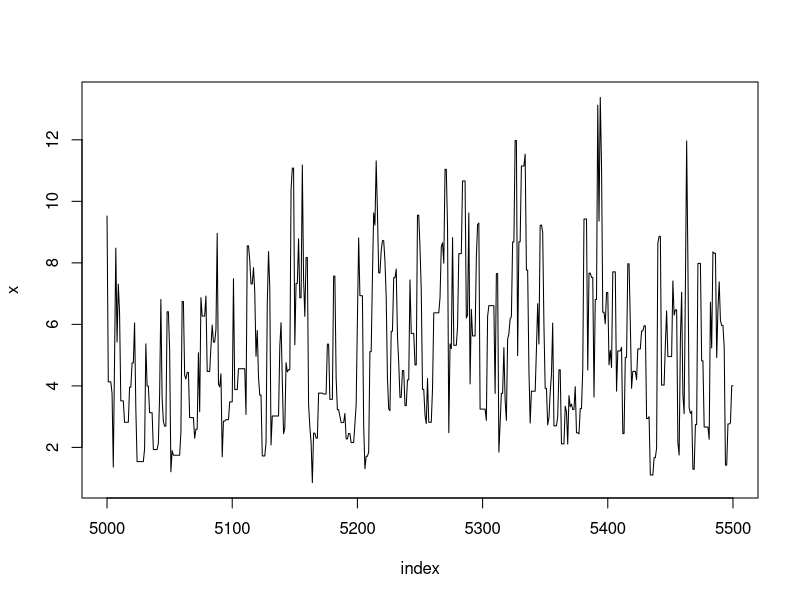
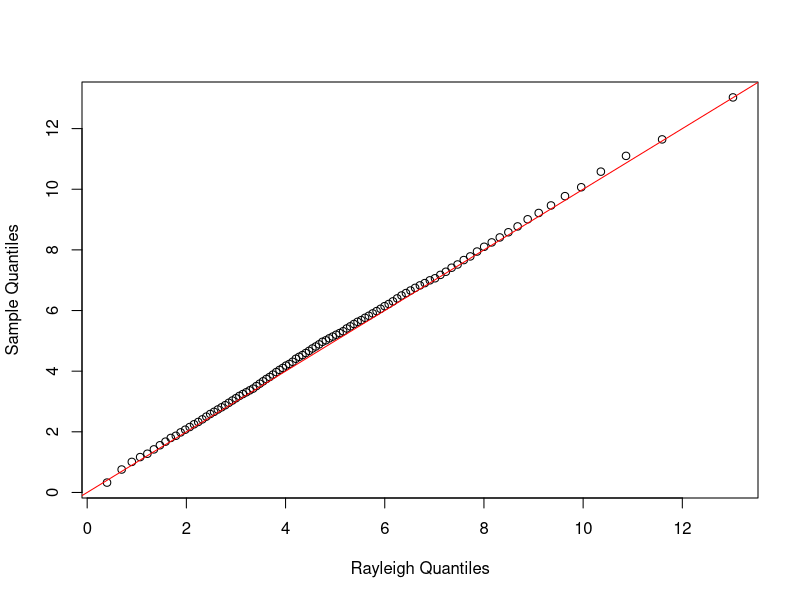
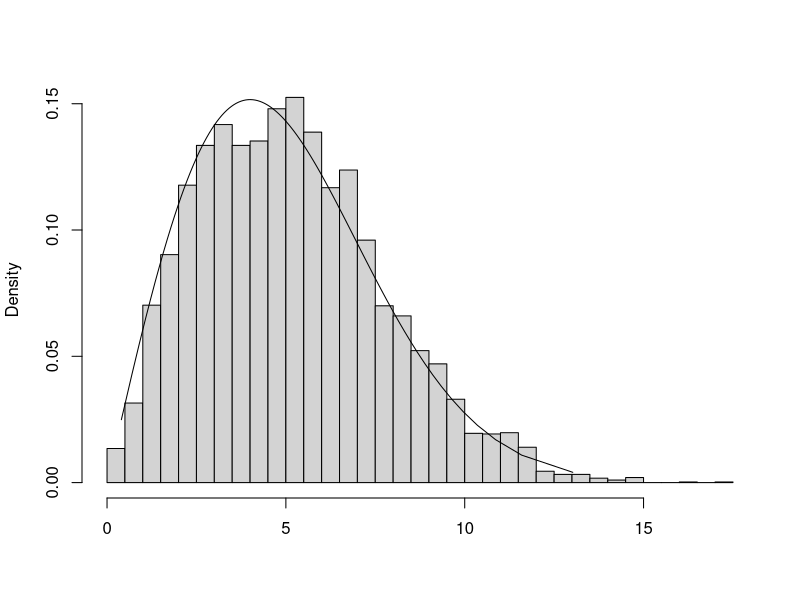
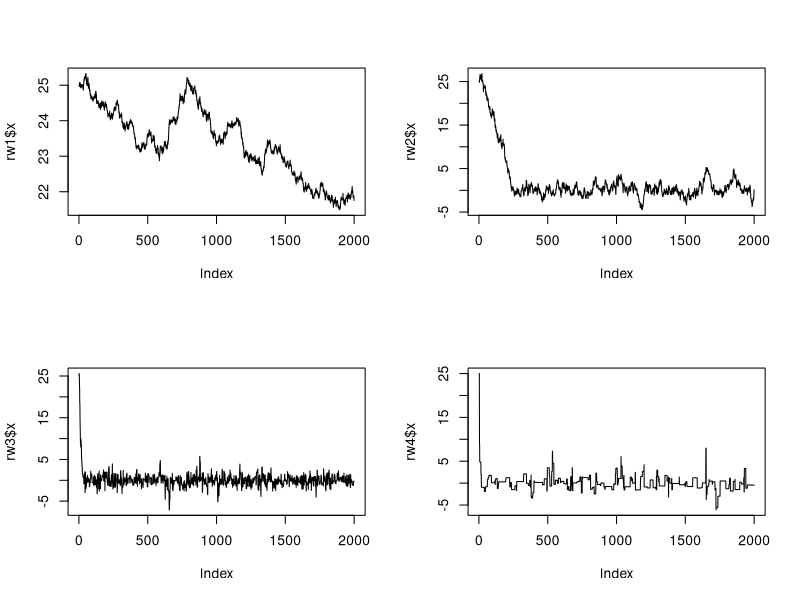
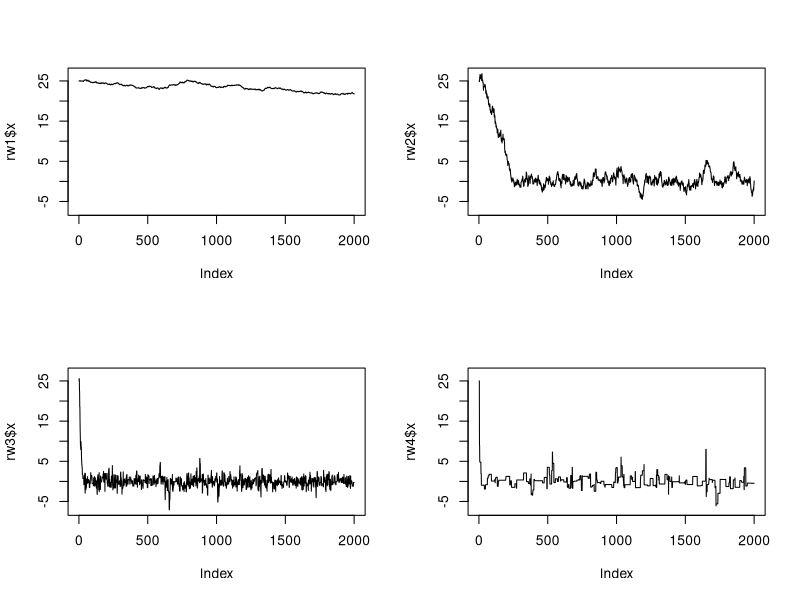
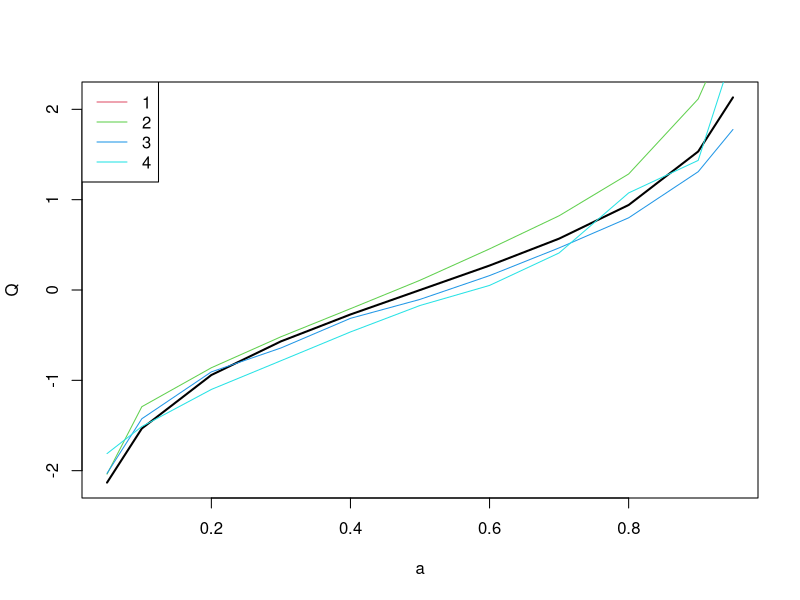
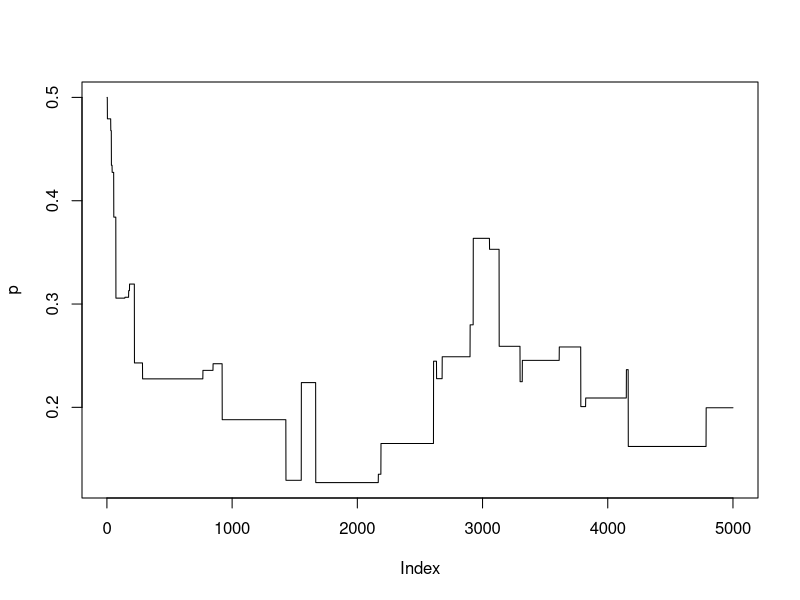
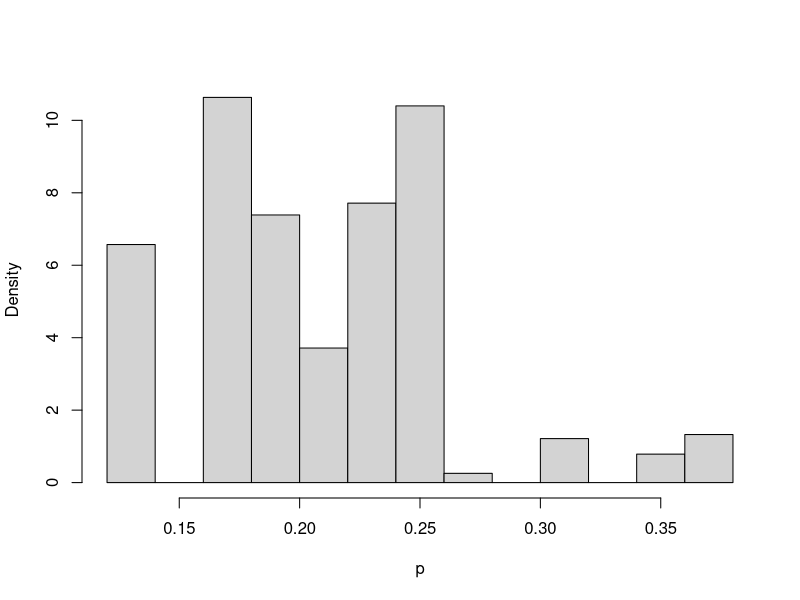

The R source for these figures, in order:
### Example 9.1 (Metropolis-Hastings sampler)

f <- function(x, sigma) {
    if (any(x < 0)) return (0)
    stopifnot(sigma > 0)
    return((x / sigma^2) * exp(-x^2 / (2*sigma^2)))
}

m <- 10000
sigma <- 4
x <- numeric(m)
x[1] <- rchisq(1, df=1)
k <- 0
u <- runif(m)

for (i in 2:m) {
    xt <- x[i-1]
    y <- rchisq(1, df = xt)
    num <- f(y, sigma) * dchisq(xt, df = y)
    den <- f(xt, sigma) * dchisq(y, df = xt)
    if (u[i] <= num/den) x[i] <- y else {
         x[i] <- xt
         k <- k+1     #y is rejected
         }
    }

print(k)

index <- 5000:5500
y1 <- x[index]
plot(index, y1, type="l", main="", ylab="x")


### Example 9.2 (Example 9.1, cont.)

b <- 2001      #discard the burnin sample
y <- x[b:m]
a <- ppoints(100)
QR <- sigma * sqrt(-2 * log(1 - a))  #quantiles of Rayleigh
Q <- quantile(x, a)

qqplot(QR, Q, main="",
    xlab="Rayleigh Quantiles", ylab="Sample Quantiles")
abline(0,1, col='red')
hist(y, breaks="scott", main="", xlab="", freq=FALSE)
lines(QR, f(QR, 4))


### Example 9.3 (Random walk Metropolis) 

rw.Metropolis <- function(n, sigma, x0, N) {
    x <- numeric(N)
    x[1] <- x0
    u <- runif(N)
    k <- 0
    for (i in 2:N) {
        y <- rnorm(1, x[i-1], sigma)
            if (u[i] <= (dt(y, n) / dt(x[i-1], n)))
            x[i] <- y  else {
                x[i] <- x[i-1]
                k <- k + 1
            }
        }
    return(list(x=x, k=k))
    }


n <- 4  #degrees of freedom for target Student t dist.
N <- 2000
sigma <- c(.05, .5, 2,  16)

x0 <- 25
rw1 <- rw.Metropolis(n, sigma[1], x0, N)
rw2 <- rw.Metropolis(n, sigma[2], x0, N)
rw3 <- rw.Metropolis(n, sigma[3], x0, N)
rw4 <- rw.Metropolis(n, sigma[4], x0, N)

#number of candidate points rejected
print(c(rw1$k, rw2$k, rw3$k, rw4$k))
## rejection rate
print(c(rw1$k, rw2$k, rw3$k, rw4$k)/N)

# paths
## individual
par(mfrow=c(2,2))
plot(rw1$x, type='l')
plot(rw2$x, type='l')
plot(rw3$x, type='l')
plot(rw4$x, type='l')

## comparative
y.lim=range(c(rw1$x, rw2$x, rw3$x, rw4$x))
plot(rw1$x, type='l', ylim=y.lim)
plot(rw2$x, type='l', ylim=y.lim)
plot(rw3$x, type='l', ylim=y.lim)
plot(rw4$x, type='l', ylim=y.lim)

dev.off()

# ### Code for Figure 9.3
# 
#     par(mfrow=c(2,2))  #display 4 graphs together
#     refline <- qt(c(.025, .975), df=n)
#     rw <- cbind(rw1$x, rw2$x, rw3$x,  rw4$x)
#     for (j in 1:4) {
#         plot(rw[,j], type="l",
#              xlab=bquote(sigma == .(round(sigma[j],3))),
#              ylab="X", ylim=range(rw[,j]))
#         abline(h=refline)
#     }
#     par(mfrow=c(1,1)) #reset to default


### Example 9.4 (Example 9.3, cont.)

a <- c(.05, seq(.1, .9, .1), .95)
Q <- qt(a, n)
rw <- cbind(rw1$x, rw2$x, rw3$x, rw4$x)
mc <- rw[501:N, ]
Qrw <- apply(mc, 2, function(x) quantile(x, a))
print(round(cbind(Q, Qrw), 3))

plot(a,Q, type='l',lwd=2)
for(i in 1:4){
  lines(a,Qrw[,i],col=i+1)
}
legend('topleft',legend=1:4, lty=1, col=2:5)
# xtable::xtable(round(cbind(Q, Qrw), 3)) #latex format


### Example 9.6 (Independence sampler)

m <- 5000 #length of chain
xt <- numeric(m)
a <- 1          #parameter of Beta(a,b) proposal dist.
b <- 1          #parameter of Beta(a,b) proposal dist.

# alternative
a <- 5            #parameter of Beta(a,b) proposal dist.
b <- 2            #parameter of Beta(a,b) proposal dist.

p <- .2           #mixing parameter
n <- 30           #sample size
mu <- c(0, 5)     #parameters of the normal densities
sigma <- c(1, 1)

# generate the observed sample
i <- sample(1:2, size=n, replace=TRUE, prob=c(p, 1-p))
x <- rnorm(n, mu[i], sigma[i])

# generate the independence sampler chain
u <- runif(m)
y <- rbeta(m, a, b)      #proposal distribution
xt[1] <- .5

for (i in 2:m) {
  fy <- y[i] * dnorm(x, mu[1], sigma[1]) +
    (1-y[i]) * dnorm(x, mu[2], sigma[2])
  fx <- xt[i-1] * dnorm(x, mu[1], sigma[1]) +
    (1-xt[i-1]) * dnorm(x, mu[2], sigma[2])
  
  r <- prod(fy / fx) *
    (xt[i-1]^(a-1) * (1-xt[i-1])^(b-1)) /
    (y[i]^(a-1) * (1-y[i])^(b-1))
  
  if (u[i] <= r) xt[i] <- y[i] else
    xt[i] <- xt[i-1]
}

plot(xt, type="l", ylab="p")
hist(xt[101:m], main="", xlab="p", prob=TRUE)
print(mean(xt[101:m]))





